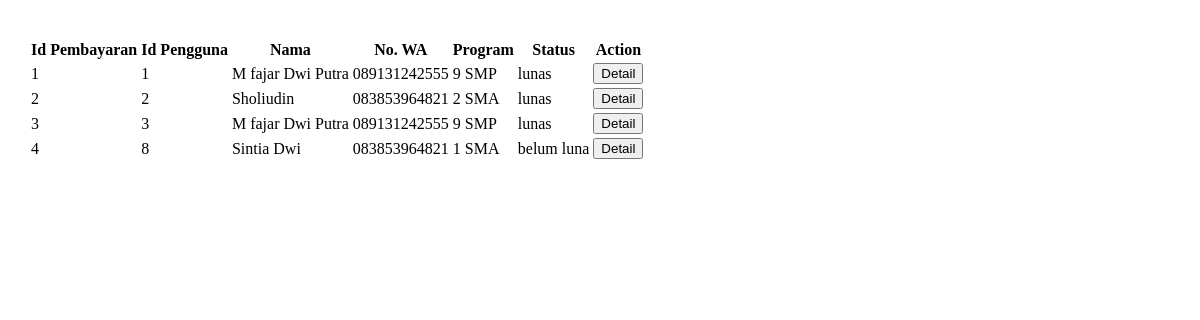
The app's page /ccl.php, older data.
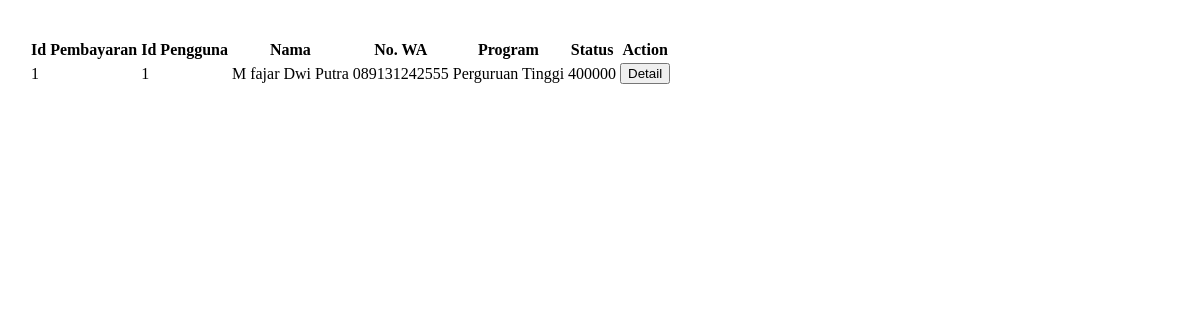
The same page, newer data.
### tables this page shows
CREATE TABLE `pembayaran` (
  `id_pembayaran` int(11) NOT NULL,
  `bayar` int(20) NOT NULL,
  `status` int(15) NOT NULL,
  `id_program` char(10) NOT NULL,
  `tgl_pembayaran` datetime DEFAULT current_timestamp(),
  `id_pengguna` int(11) NOT NULL
);

CREATE TABLE `data_pengguna` (
  `id_pengguna` int(11) NOT NULL,
  `nama` varchar(50) NOT NULL,
  `email` varchar(50) NOT NULL,
  `username` varchar(15) NOT NULL,
  `password` varchar(20) NOT NULL,
  `no_wa` char(13) NOT NULL,
  `jenis_kelamin` varchar(10) NOT NULL,
  `status` varchar(10) NOT NULL,
  `id_program` char(10) NOT NULL
);

CREATE TABLE `paket_program` (
  `id_program` char(10) NOT NULL,
  `nama_program` varchar(20) NOT NULL,
  `harga` int(20) NOT NULL,
  `deskripsi` varchar(150) NOT NULL
);

### ccl.php (the view, shortened to what this page needs)
<!DOCTYPE html>
<html lang="en">
<head>
</head>
<body>
    <div class="col-div-81" style="position: relative; top: 30px; left: 20px;">
        <div class="box-9" style="height: 630px;">
            <div class="content-box">
                <table>
                    <thead>
                        <tr>
                            <th>Id Pembayaran</th>
                            <th>Id Pengguna</th>
                            <th>Nama</th>
                            <th>No. WA</th>
                            <th>Program</th>
                            <th>Status</th>
                            <th>Action</th>
                        </tr>
                    </thead>
                    <tbody>
                        <?php
                        require_once('php/koneksi.php');
                        $query = "SELECT pembayaran.id_pembayaran, data_pengguna.id_pengguna, data_pengguna.nama, data_pengguna.no_wa, paket_program.nama_program, pembayaran.status FROM pembayaran
                        JOIN data_pengguna ON pembayaran.id_pengguna = data_pengguna.id_pengguna
                        JOIN paket_program ON pembayaran.id_program = paket_program.id_program";
                        $result = $conn->query($query);
                        while ($row = $result->fetch_assoc()) {
                            echo "<tr>";
                            echo "<td>" . $row["id_pembayaran"] . "</td>";
                            echo "<td>" . $row["id_pengguna"] . "</td>";
                            echo "<td>" . $row["nama"] . "</td>";
                            echo "<td>" . $row["no_wa"] . "</td>";
                            echo "<td>" . $row["nama_program"] . "</td>";
                            echo "<td>" . $row["status"] . "</td>";
                            echo "<td><button class='edit-button' onclick='showPopup(this)'>Detail</button></td>";
                            echo "</tr>";
                        }
                        ?>
                    </tbody>
                </table>
            </div>
        </div>
    </div>
</body>
</html>

Row changes from the older to the newer data that the page shows:
removed pembayaran: id_pembayaran "2", id_pengguna.id_pengguna "2", id_pengguna.nama "Sholiudin", id_pengguna.no_wa "083853964821", id_program.nama_program "2 SMA", status "lunas"
removed pembayaran: id_pembayaran "3", id_pengguna.id_pengguna "3", id_pengguna.nama "M fajar Dwi Putra", id_pengguna.no_wa "089131242555", id_program.nama_program "9 SMP", status "lunas"
removed pembayaran: id_pembayaran "4", id_pengguna.id_pengguna "8", id_pengguna.nama "Sintia Dwi", id_pengguna.no_wa "083853964821", id_program.nama_program "1 SMA", status "belum luna"
changed pembayaran "M fajar Dwi Putra": id_program.nama_program "9 SMP" → "Perguruan Tinggi"; status "lunas" → "400000"
